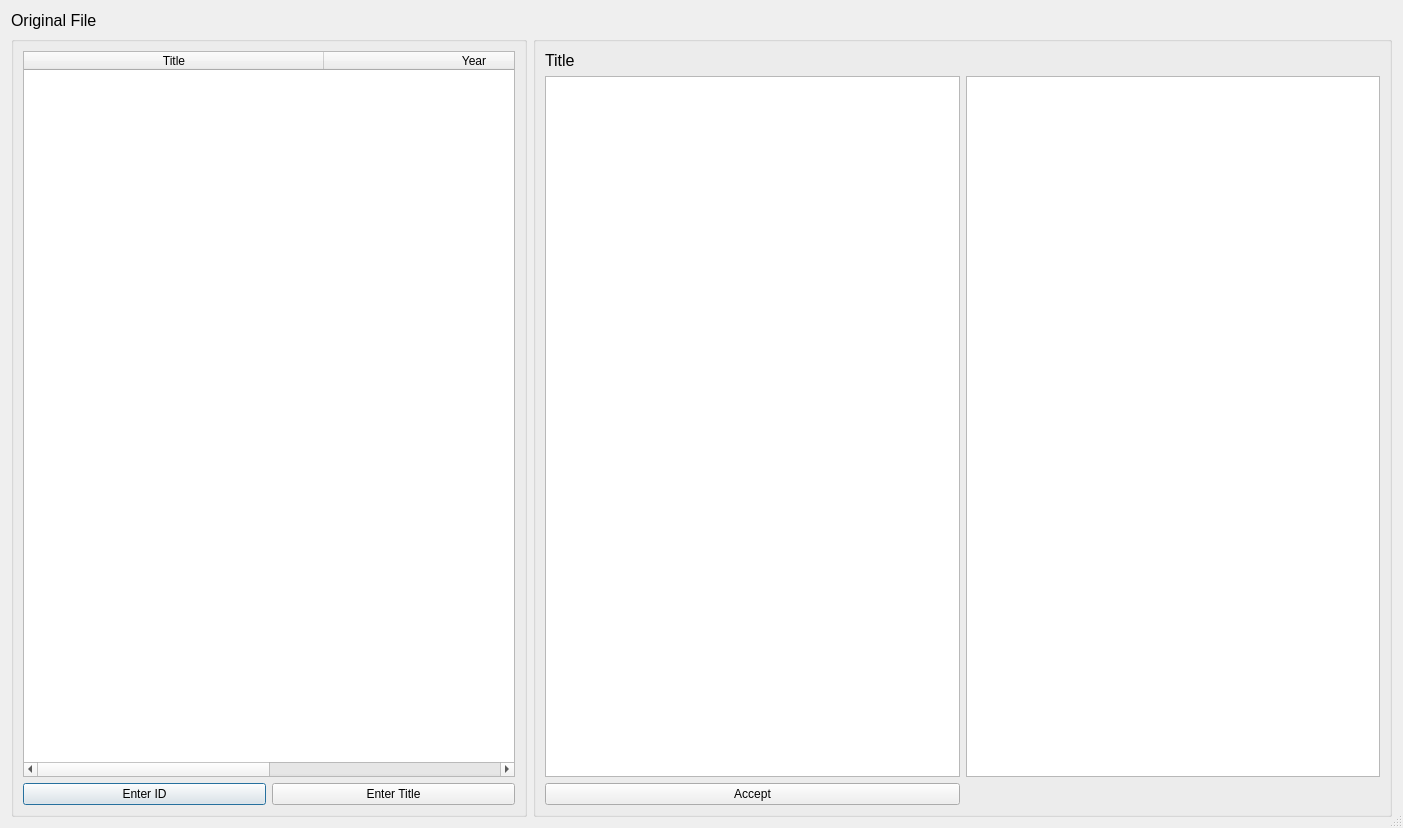
<?xml version="1.0" encoding="UTF-8"?>
<ui version="4.0">
 <class>Dialog</class>
 <widget class="QDialog" name="Dialog">
  <property name="windowModality">
   <enum>Qt::WindowModal</enum>
  </property>
  <property name="geometry">
   <rect>
    <x>0</x>
    <y>0</y>
    <width>1403</width>
    <height>828</height>
   </rect>
  </property>
  <property name="windowTitle">
   <string>Select</string>
  </property>
  <property name="sizeGripEnabled">
   <bool>true</bool>
  </property>
  <layout class="QVBoxLayout" name="verticalLayout">
   <item>
    <widget class="QLabel" name="lblOriginalFile">
     <property name="font">
      <font>
       <pointsize>12</pointsize>
      </font>
     </property>
     <property name="text">
      <string>Original File</string>
     </property>
    </widget>
   </item>
   <item>
    <layout class="QHBoxLayout" name="horizontalLayout" stretch="3,5">
     <property name="sizeConstraint">
      <enum>QLayout::SetNoConstraint</enum>
     </property>
     <item>
      <widget class="QGroupBox" name="groupBox">
       <property name="title">
        <string/>
       </property>
       <property name="flat">
        <bool>false</bool>
       </property>
       <layout class="QGridLayout" name="gridLayout_2">
        <item row="0" column="0" colspan="2">
         <widget class="QTableWidget" name="tablePossibilities">
          <property name="editTriggers">
           <set>QAbstractItemView::NoEditTriggers</set>
          </property>
          <property name="selectionMode">
           <enum>QAbstractItemView::SingleSelection</enum>
          </property>
          <property name="selectionBehavior">
           <enum>QAbstractItemView::SelectRows</enum>
          </property>
          <attribute name="horizontalHeaderDefaultSectionSize">
           <number>300</number>
          </attribute>
          <column>
           <property name="text">
            <string>Title</string>
           </property>
          </column>
          <column>
           <property name="text">
            <string>Year</string>
           </property>
          </column>
         </widget>
        </item>
        <item row="1" column="0">
         <widget class="QPushButton" name="btnEnterId">
          <property name="text">
           <string>Enter ID</string>
          </property>
         </widget>
        </item>
        <item row="1" column="1">
         <widget class="QPushButton" name="btnEnterTitle">
          <property name="text">
           <string>Enter Title</string>
          </property>
         </widget>
        </item>
       </layout>
      </widget>
     </item>
     <item>
      <widget class="QGroupBox" name="groupBox_2">
       <property name="title">
        <string/>
       </property>
       <layout class="QGridLayout" name="gridLayout">
        <item row="1" column="0">
         <widget class="QGraphicsView" name="graphicsView">
          <property name="resizeAnchor">
           <enum>QGraphicsView::AnchorViewCenter</enum>
          </property>
         </widget>
        </item>
        <item row="2" column="0">
         <widget class="QPushButton" name="btnAccept">
          <property name="text">
           <string>Accept</string>
          </property>
         </widget>
        </item>
        <item row="1" column="1">
         <widget class="QPlainTextEdit" name="txtOverview"/>
        </item>
        <item row="0" column="0">
         <widget class="QLabel" name="lblTitle">
          <property name="font">
           <font>
            <pointsize>12</pointsize>
           </font>
          </property>
          <property name="text">
           <string>Title</string>
          </property>
         </widget>
        </item>
       </layout>
      </widget>
     </item>
    </layout>
   </item>
  </layout>
 </widget>
 <resources/>
 <connections/>
</ui>
